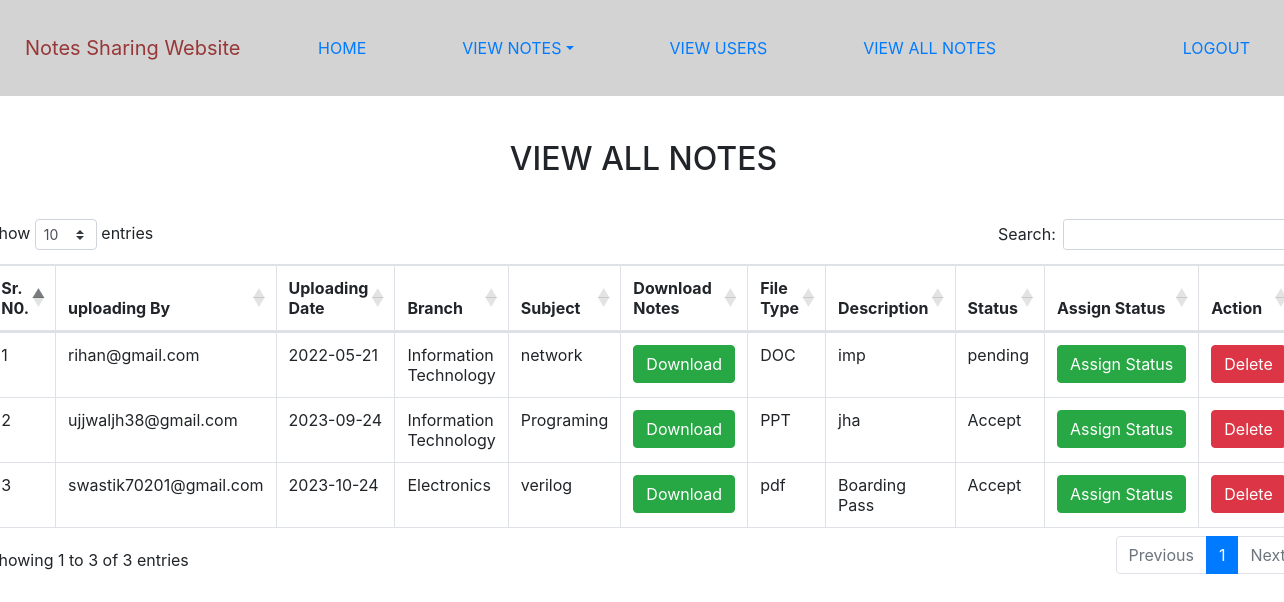
/all_notes (signed in), run on the app's committed database.
### notes/models.py (models this page shows, shortened)
class Notes(models.Model):
    user = models.ForeignKey(User, on_delete=models.CASCADE)
    uploadingdate = models.CharField(max_length=30)
    branch = models.CharField(max_length=30)
    subject = models.CharField(max_length=30,)
    notesfile = models.FileField(null=True)
    filetype = models.CharField(max_length=30,)
    description = models.CharField(max_length=200, null=True)
    status=models.CharField(max_length=15,)

### notes/views.py (the view)
# urls.py: path('all_notes',all_notes,name='all_notes'),
def all_notes(request):
    if not request.user.is_authenticated:
        return redirect('login_admin')
    notes = Notes.objects.all()
    d = {'notes':notes}
    return render(request,'all_notes.html',d)

### notes/templates/all_notes.html (shortened to what this page needs)
{% extends 'admin_nav.html' %}
{% load static %}
{% block body %}
<link rel="stylesheet" href="https://cdnjs.cloudflare.com/ajax/libs/twitter-bootstrap/4.5.2/css/bootstrap.css">
<link rel="stylesheet" href="https://cdn.datatables.net/1.10.24/css/dataTables.bootstrap4.min.css">
<div class="mts">
    <h2 class="text-center">VIEW ALL NOTES</h2>
    <table class="table table-bordered" id="example">
       <thead>
           <tr>
               <th>Sr. N0.</th>
               <th>uploading By</th>
               <th>Uploading Date</th>
               <th>Branch</th>
               <th>Subject</th>
               <th>Download Notes</th>
               <th>File Type</th>
               <th>Description</th>
               <th>Status</th>
               <th>Assign Status</th>
               <th>Action</th>
           </tr>
       </thead>
       <tbody>
           {% for i in notes %}
           <tr>
               <td>{{forloop.counter}}</td>
               <td>{{i.user.username}}</td>
               <td>{{i.uploadingdate}}</td>
               <td>{{i.branch}}</td>
               <td>{{i.subject}}</td>
               <td><a href="{{i.notesfile.url}}" class="btn btn-success" download>Download</a></td>
               <td>{{i.filetype}}</td>
               <td>{{i.description}}</td>
               <td>{{i.status}}</td>
               <td><a href="{% url 'assign_status' i.id %}" class = "btn btn-success">Assign&nbsp;Status</a></td>
               <td><a href="{% url 'delete_notes' i.id %}" class = "btn btn-danger" onclick="return confirm('Are you sure?')">Delete</a></td>
           </tr>
           {% endfor %}
        </tbody>
   </table>
</div>
{% endblock %}

### notes/templates/all_notes.html (style rules this page uses)
.mts { display: flex; flex-direction: column; align-items: center; justify-content: center; margin-top: 140px; width: 94% !important; align-self: center; margin-left: 40px; }

### data on the page
Notes: user.username "rihan@gmail.com", uploadingdate "2022-05-21", branch "Information Technology", subject "network", filetype "DOC", description "imp", status "pending"
Notes: user.username "ujjwaljh38@gmail.com", uploadingdate "2023-09-24", branch "Information Technology", subject "Programing", filetype "PPT", description "jha", status "Accept"
Notes: user.username "swastik70201@gmail.com", uploadingdate "2023-10-24", branch "Electronics", subject "verilog", filetype "pdf", description "Boarding Pass", status "Accept"
